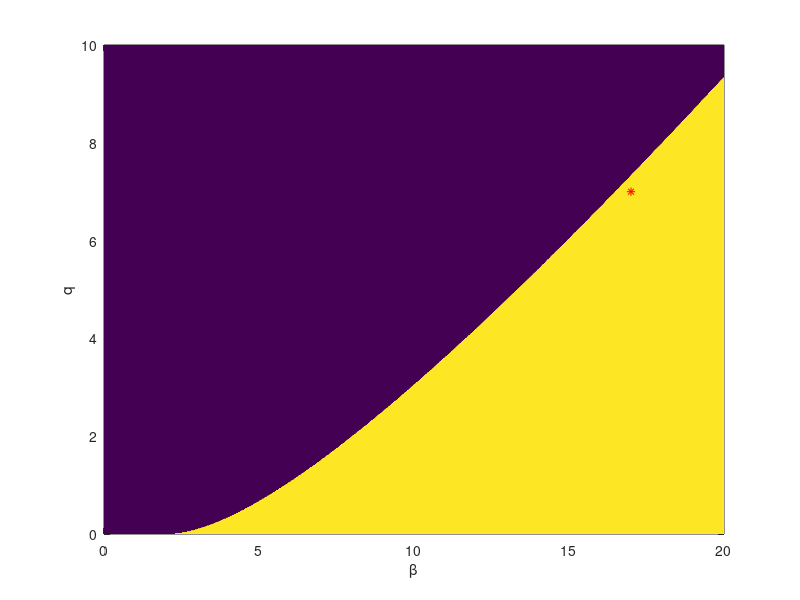

Source code (MATLAB):
% Bifurcation diagram in the (beta,q) parameter space
% The Mimura-Tsujikawa model - hexagons

Du = 0.0625;
Dv = 1;
k1 = 1; 
k2 = 32;

% Conditions for chemotaxis driven instability
c1 = @(beta,q) beta*k1-Du*k2-Dv*q;
f_pattern = @(beta,q) [c1(beta,q)]^2-4*Dv*Du*q*k2;

vec_beta = [0:1e-2:20];
vec_q = [0:1e-2:10];
m1 = length(vec_beta);
m2 = length(vec_q);
val = -1*ones(m1,m2);
for i = 1 : length(vec_beta)
    beta = vec_beta(i);
    for j = 1 : length(vec_q)
        q = vec_q(j);
        val1 = c1(beta,q);
        if val1 > 0
            value = f_pattern(beta,q);
            if value > 0
                val(i,j) = 1;
            end
        end
    end
end


[bb,qq] = meshgrid(vec_beta,vec_q);
figure
pcolor(bb,qq,val')
shading interp
xlabel('\beta')
ylabel('q')
hold on
plot(17,7,'*r')
